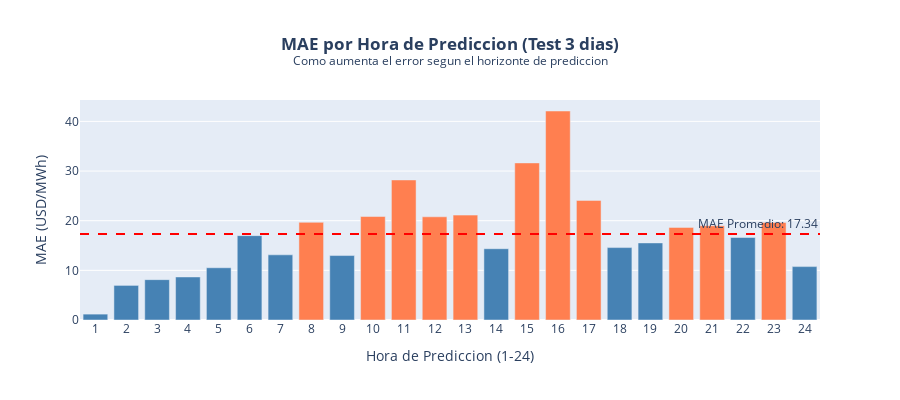

The code cell stored with this chart in its notebook:
### Code cell
# =============================================================================
# GRAFICO INTERACTIVO - MAE POR HORA DE PREDICCION
# =============================================================================

# MAE por hora de prediccion
mae_por_hora = df_backtest.groupby('hora_prediccion')['error_abs'].mean().reset_index()
mae_por_hora.columns = ['hora', 'mae']

fig2 = go.Figure()

fig2.add_trace(
    go.Bar(
        x=mae_por_hora['hora'],
        y=mae_por_hora['mae'],
        marker_color=['steelblue' if m <= mae_backtest else 'coral' for m in mae_por_hora['mae']],
        hovertemplate='<b>Hora %{x}</b><br>MAE: %{y:.2f} USD/MWh<extra></extra>'
    )
)

fig2.add_hline(y=mae_backtest, line_dash="dash", line_color="red",
               annotation_text=f"MAE Promedio: {mae_backtest:.2f}")

fig2.update_layout(
    title=dict(
        text=f'<b>MAE por Hora de Prediccion (Test {TEST_DAYS} dias)</b><br><sup>Como aumenta el error segun el horizonte de prediccion</sup>',
        x=0.5
    ),
    xaxis_title='Hora de Prediccion (1-24)',
    yaxis_title='MAE (USD/MWh)',
    height=400,
    showlegend=False
)

fig2.update_xaxes(tickmode='linear', tick0=1, dtick=1)

fig2.show()

### Figure 1 — Plotly figure (JSON) as saved in the notebook; plotly's stock layout.template omitted (floating-point values rounded to 4 significant figures)
{"data": [{"hovertemplate": "<b>Hora %{x}</b><br>MAE: %{y:.2f} USD/MWh<extra></extra>", "marker": {"color": ["steelblue", "steelblue", "steelblue", "steelblue", "steelblue", "steelblue", "steelblue", "coral", "steelblue", "coral", "coral", "coral", "coral", "steelblue", "coral", "coral", "coral", "steelblue", "steelblue", "coral", "coral", "steelblue", "coral", "steelblue"]}, "type": "bar", "x": [1, 2, 3, 4, 5, 6, 7, 8, 9, 10, 11, 12, 13, 14, 15, 16, 17, 18, 19, 20, 21, 22, 23, 24], "y": [1.187, 6.969, 8.131, 8.673, 10.52, 16.99, 13.13, 19.67, 12.98, 20.84, 28.21, 20.79, 21.13, 14.36, 31.64, 42.1, 24.09, 14.58, 15.52, 18.65, 18.99, 16.62, 19.64, 10.75]}], "layout": {"annotations": [{"showarrow": false, "text": "MAE Promedio: 17.34", "x": 1, "xanchor": "right", "xref": "x domain", "y": 17.34, "yanchor": "bottom", "yref": "y"}], "height": 400, "shapes": [{"line": {"color": "red", "dash": "dash"}, "type": "line", "x0": 0, "x1": 1, "xref": "x domain", "y0": 17.34, "y1": 17.34, "yref": "y"}], "showlegend": false, "title": {"text": "<b>MAE por Hora de Prediccion (Test 3 dias)</b><br><sup>Como aumenta el error segun el horizonte de prediccion</sup>", "x": 0.5}, "xaxis": {"dtick": 1, "tick0": 1, "tickmode": "linear", "title": {"text": "Hora de Prediccion (1-24)"}}, "yaxis": {"title": {"text": "MAE (USD/MWh)"}}}}
